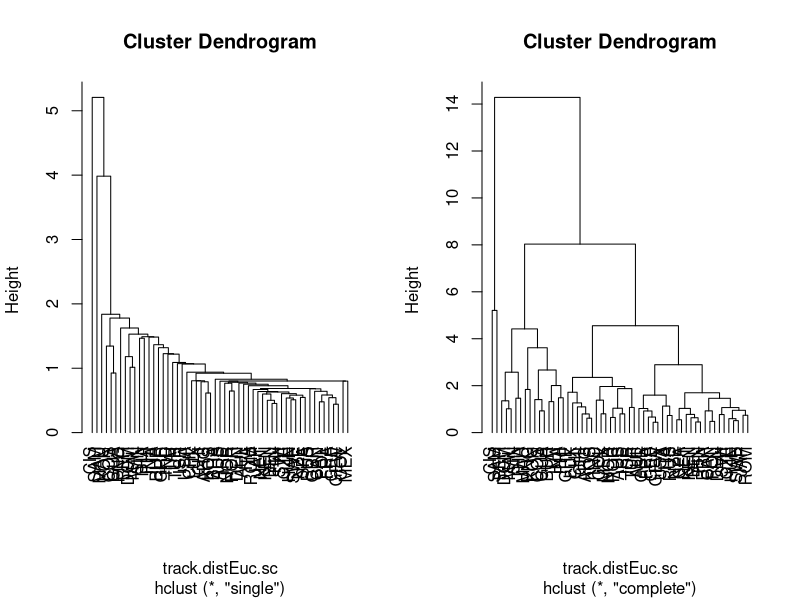
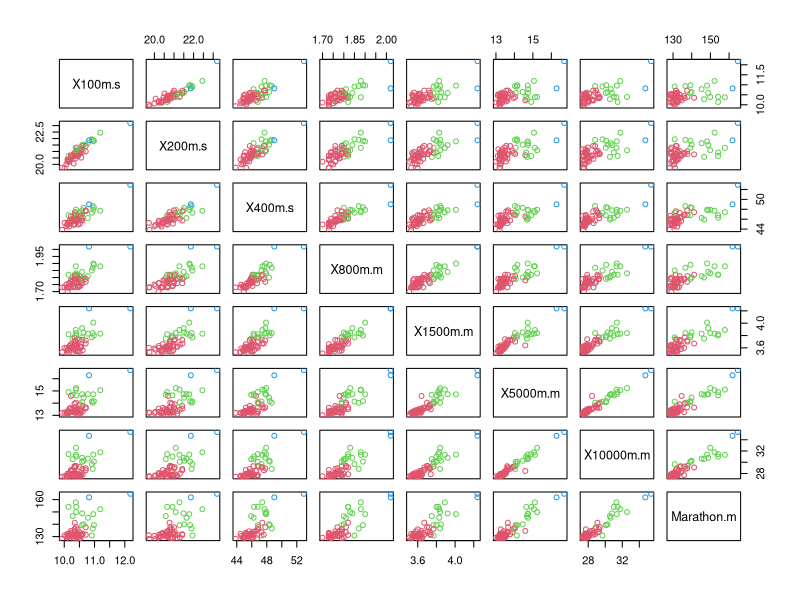
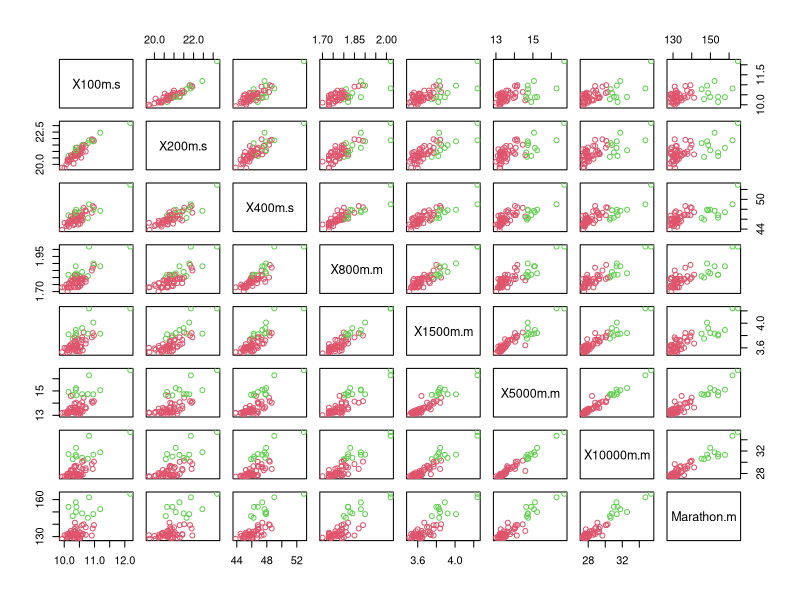
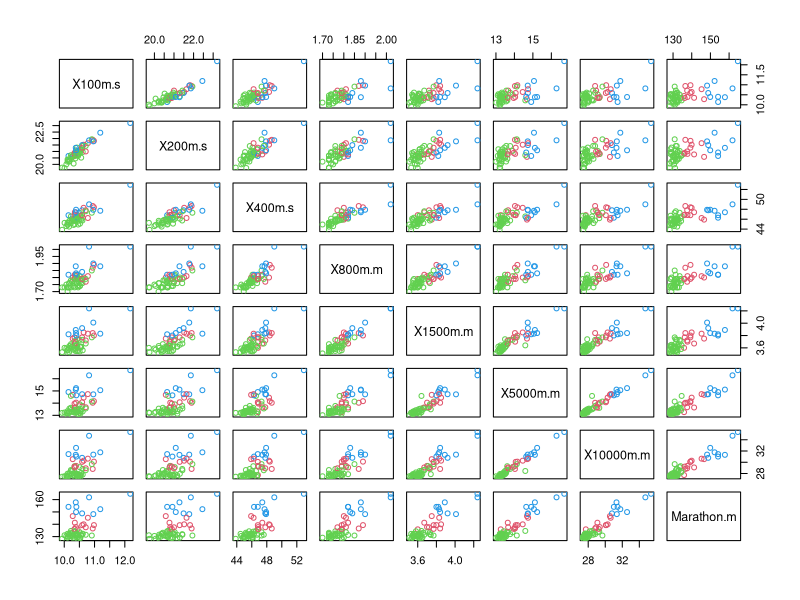
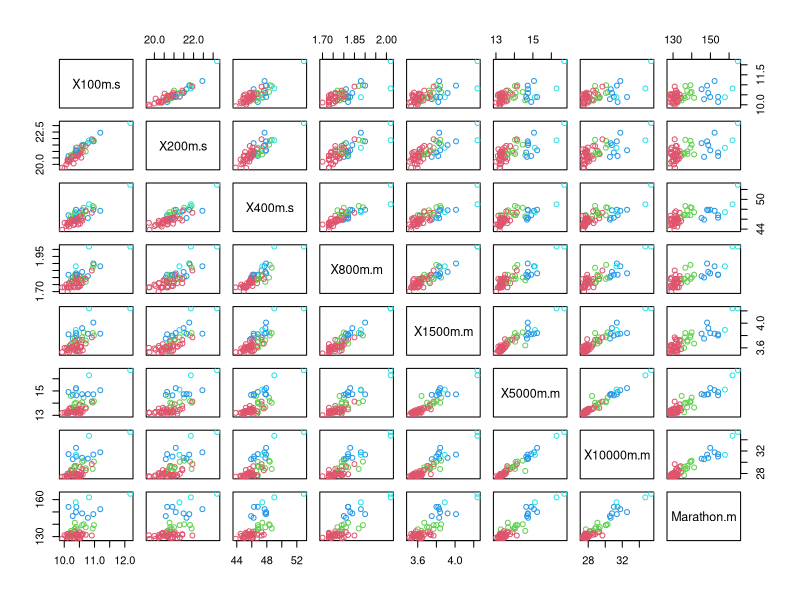
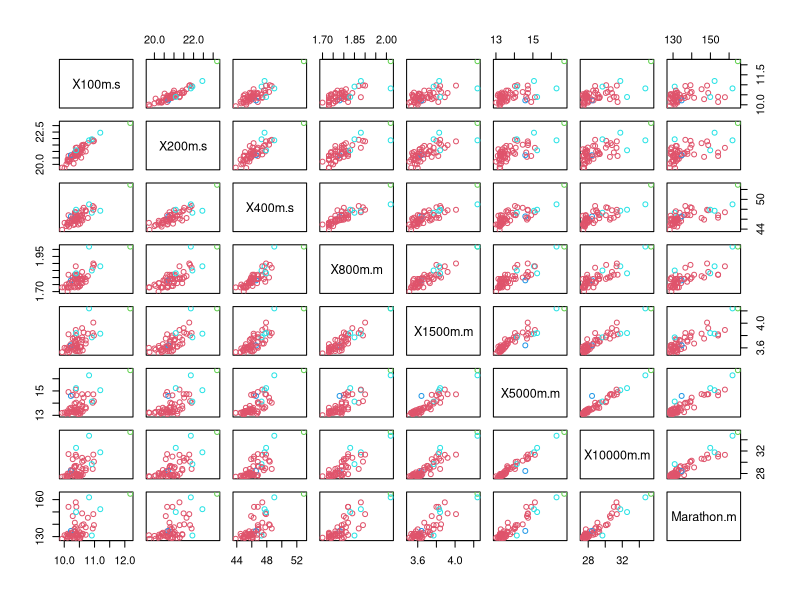
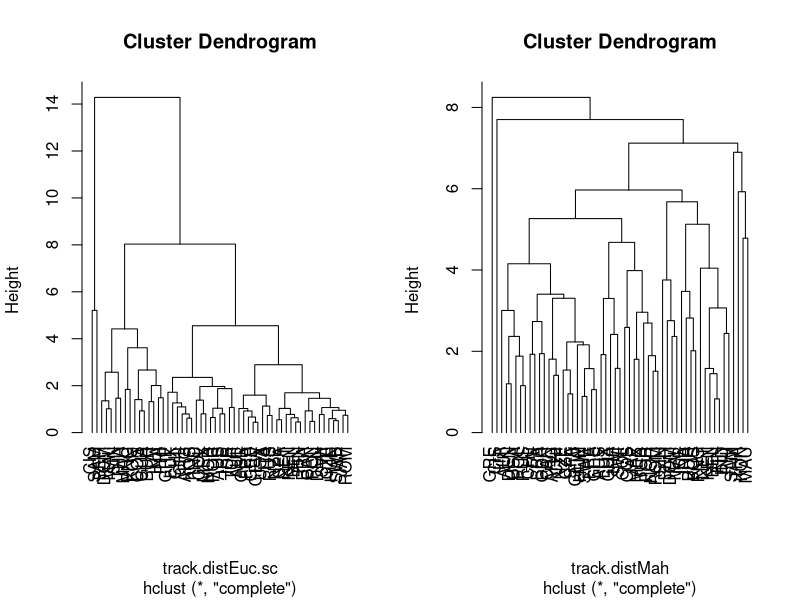

These figures' R source, in order:
## ---- chunk 1
knitr::opts_chunk$set(echo = TRUE)
## ---- chunk 2
#library(tidyverse)
#library(ICSNP)
#library(rrcov)

#library(MASS)
#library(class)
#library(rpart)
#library(rpart.plot)
## ---- chunk 3
#read data sets
adult.cor = read.csv("PhysioData.csv")

head(adult.cor)
## ---- chunk 4
#m = 2
#eigen decomposition
adult.eig = eigen(adult.cor)

#loadings = eigenvectors * sqrt(eigenvalues)
adult.pcfa2 = adult.eig$vec %*% diag(sqrt(adult.eig$val))

#uniquenesses = diags of S - LL'
adult.uni = diag(as.matrix(adult.cor) - adult.pcfa2[,1:2] %*% t(adult.pcfa2[,1:2]))

adult.fit.pcfa2 = adult.pcfa2[,1:2] %*% t(adult.pcfa2[,1:2]) + diag(adult.uni)

#m = 3
#uniquenesses = diags of S - LL'
adult.uni.3 = diag(as.matrix(adult.cor) - adult.pcfa2[,1:3] %*% t(adult.pcfa2[,1:3]))

adult.fit.pcfa3 = adult.pcfa2[,1:3] %*% t(adult.pcfa2[,1:3]) + diag(adult.uni.3)

cbind(names(adult.cor),adult.pcfa2[,1:3])
## ---- chunk 5
#m=2 residuals
adult.res2 = adult.cor - adult.fit.pcfa2
adult.res2

#m=3 residuals
adult.res3 = adult.cor - adult.fit.pcfa3
adult.res3


## ---- chunk 6
#w/o rotations
adult.mlfa2 = factanal(covmat = as.matrix(adult.cor), f = 2, rotation = "none")

adult.mlfa3 = factanal(covmat = as.matrix(adult.cor), f = 3, rotation = "none")
adult.mlfa2
adult.mlfa3

#w/ rotations
adult.mlfa2.rot = factanal(covmat = as.matrix(adult.cor), f = 2, rotation = "varimax")
adult.mlfa3.rot = factanal(covmat = as.matrix(adult.cor), f = 3, rotation = "varimax")
adult.mlfa2.rot
adult.mlfa3.rot

## ---- chunk 7
#m=2 residuals
adult.fit.mlfa2 = adult.mlfa2$loadings[1:12,1:2] %*% t(adult.mlfa2$loadings[1:12,1:2]) + diag(adult.mlfa2$uniquenesses)

adult.mlfa.res2 = adult.cor - adult.fit.mlfa2
adult.mlfa.res2

#m=3 residuals
adult.fit.mlfa3 = adult.mlfa3$loadings[1:12,1:3] %*% t(adult.mlfa3$loadings[1:12,1:3]) + diag(adult.mlfa3$uniquenesses)

adult.mlfa3.res3 = adult.cor - adult.fit.mlfa3
adult.mlfa3.res3
## ---- chunk 8
sum((abs(adult.res3) < abs(adult.res2)))
sum((abs(adult.mlfa3.res3) < abs(adult.mlfa.res2)))
sum((abs(adult.mlfa3.res3) < abs(adult.res2)))

## ---- chunk 9


## ---- chunk 10
track = read.csv("TrackData.csv")
head(track)
## ---- chunk 11
dim(track)

#scale
track.distEuc.sc = dist(scale(track[,3:10]))

#get distance matrix
track.distEuc = dist(track[,3:10], method = "euc")

#hier clustering
track.hsEuc = hclust(track.distEuc.sc, method = "single")
track.hcEuc = hclust(track.distEuc.sc, method = "complete")

par(mfrow=c(1,2))
plot(track.hsEuc, labels=track$Abbrev, hang=-1)
plot(track.hcEuc, labels=track$Abbrev, hang=-1)

## ---- chunk 12
klist = vector(mode = "list", length = 3)
for(i in 2:4){
  writeLines(paste0("k == ",i))
  track.km = kmeans(track[,3:10], centers = i, nstart = 10)
  for(j in 1:i){
    writeLines(paste0("\tcluster: ",j))
    print(track[track.km$clus==j,"Abbrev"])
    writeLines("")
  }
  klist[[i-1]] = track.km$clust
  
  writeLines("\n")
}

## ---- chunk 13
track.hc = cutree(track.hcEuc, k = 3)
pairs(track[3:10], col=track.hc + 1)
for (i in 1:3){
  track.km = klist[i]
  print(table(track.hc, track.km[[1]]))
  print(pairs(track[3:10], col=track.km[[1]] + 1))
  writeLines("")
  
}
## ---- chunk 14
#compute mahalanobis distance
track.cov = cov(track[,3:10])
track.sph = as.matrix(track[,3:10]) %*% t(chol(solve(track.cov)))
track.distMah = dist(track.sph)

track.hcMah = hclust(track.distMah, method = "complete")
pairs(track[3:10], col=cutree(track.hcMah, k=4)+1)

par(mfrow=c(1,2))
plot(track.hcEuc, labels = track[,"Abbrev"], hang=-1)
plot(track.hcMah, labels = track[,"Abbrev"], hang=-1)


